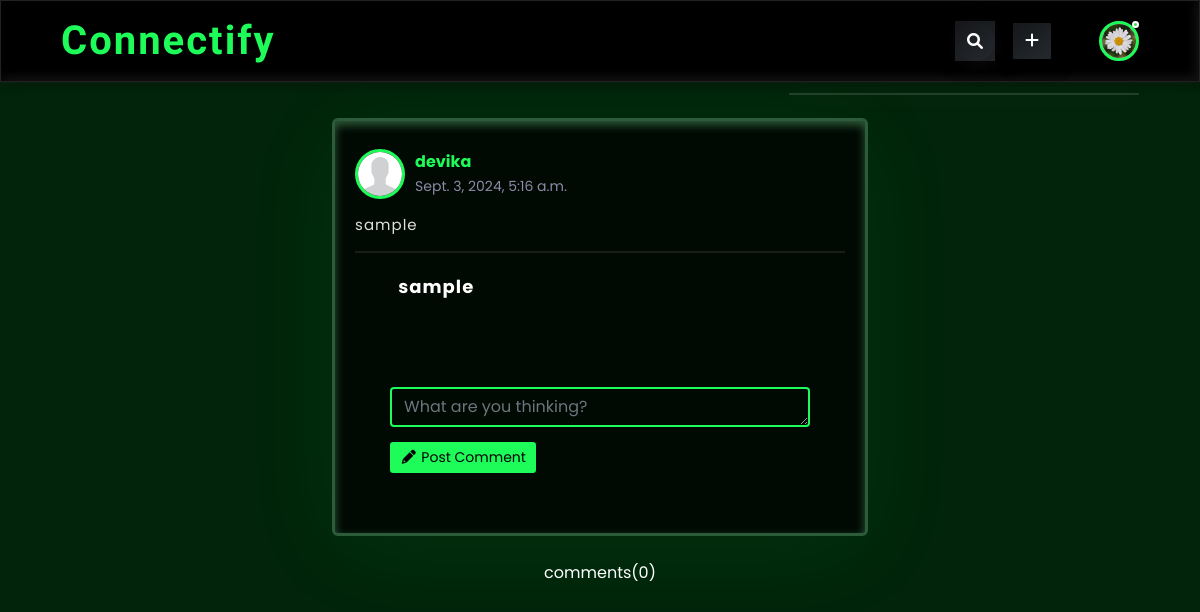
Before: /comment/20/ (signed in) with the older database file.
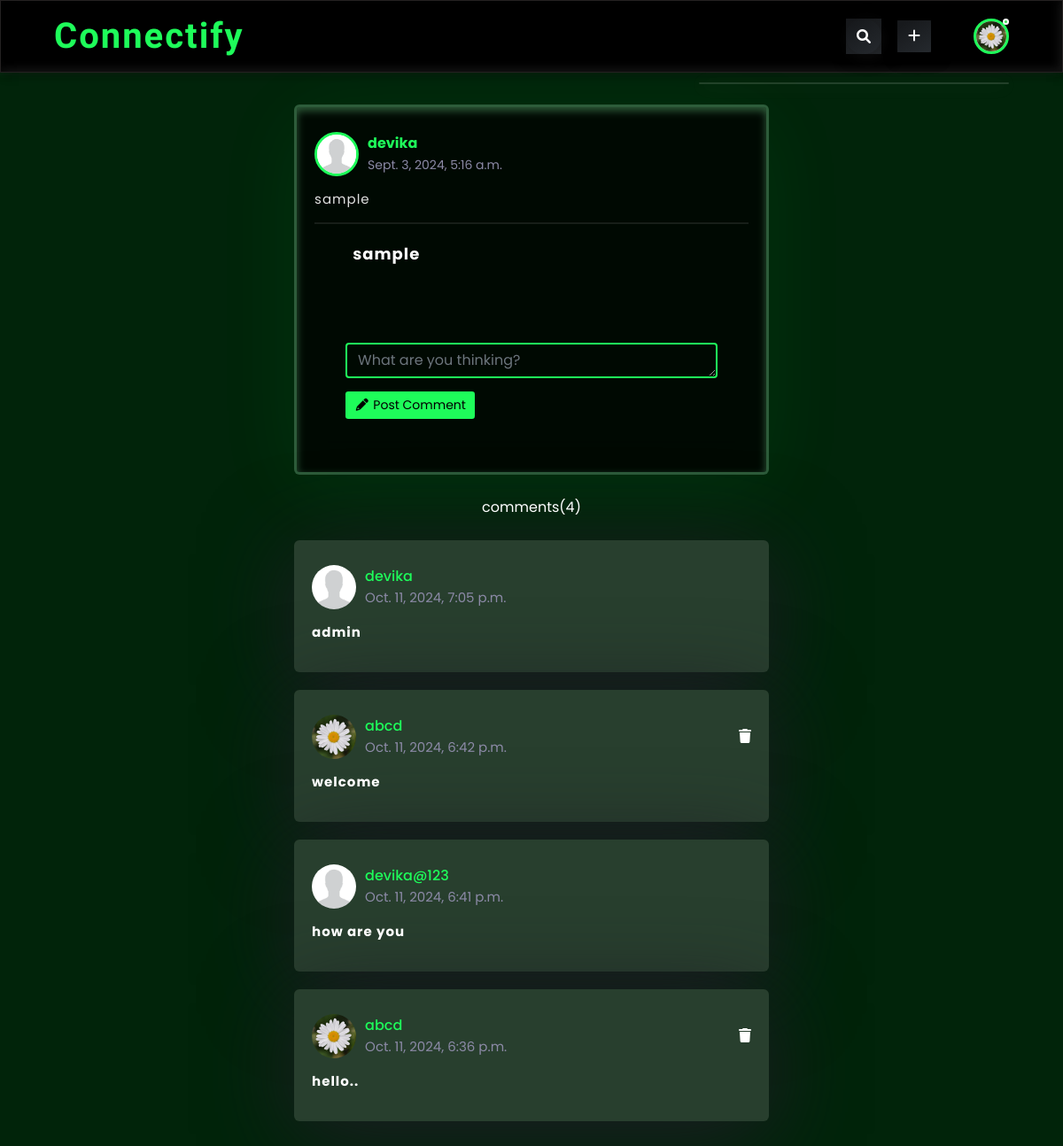
After: the same page with the newer database file.
### home/models.py (models this page shows)
class userprofile(models.Model):
    username=models.CharField(max_length=200)
    firstname=models.CharField(blank=True,max_length=200)
    lastname=models.CharField(blank=True,max_length=200)
    email=models.EmailField(blank=True)
    profile_pic=models.ImageField(upload_to='profiles',default='profiles/img.jpg')
    followers=models.ManyToManyField(User,blank=True,related_name='followers')
    following=models.ManyToManyField(User,blank=True,related_name='following')
    bio=models.CharField(max_length=200,blank=True)

class post_table(models.Model):
   user=models.ForeignKey(User,on_delete=models.CASCADE,max_length=200,blank=False)
   post_profile=models.ForeignKey(userprofile,on_delete=models.CASCADE)
   caption=models.CharField(max_length=200)
   post=models.TextField(blank=False)
   upload_date=models.DateTimeField(auto_now_add=True)
   likes=models.ManyToManyField(User,blank=True,default=0,related_name='likes')

class comments(models.Model):
    post=models.ForeignKey(post_table,on_delete=models.CASCADE,related_name='posts',default='')
    user=models.ForeignKey(userprofile,on_delete=models.CASCADE,related_name='user')
    comment=models.CharField(max_length=300,blank=False)
    date=models.DateTimeField(auto_now_add=True)

### home/views.py (the view, shortened to what this page needs)
# urls.py: path('comment/<int:id>/',views.comment,name='comment'),
@login_required(login_url='auth/')
def comment(request,id):
    post=post_table.objects.get(id=id)
    currentuser=userprofile.objects.get(username=request.user)
    postcomments=comments.objects.filter(post=post)
    print(currentuser)
    context={
            'comments':postcomments,
            'userprofile':currentuser,
            'posts':post,
    }
    return render(request,'comments.html',context)

### templates/comments.html (shortened to what this page needs)
{% extends 'base.html' %}
{% load static %}
{% block body %}
<div class="container"style="background-color:transparent;">
    <div class="main-content">
        <div class="post-container"style=" background:rgba(0,0,0,.75);
      box-shadow: inset 0 4px 10px rgba(91, 176, 114, 0.5), 0 15px 100px #1efc5911;
      border: 3px solid rgba(91, 176, 114, 0.5);">
            <div class="post-row">
                <div class="user-profile">
                    <a href="{% url 'home:profile' posts.user %}">
                        <img src="{{posts.post_profile.profile_pic.url}}"
                            style="height: 50px;width:50px;border:3px solid  #1efc5a ;background-color: white;" />
                    </a>
                    <div>
                        <p class="fw-bold" style="color:#1efc5a">{{posts.user}}</p>
                        <span style="font-size: 14px;color:#8c8aa7;">{{posts.upload_date}}</span>
                    </div>
                </div>
            </div>
            <p class="post-text fw-normal" style="font-weight: bold;letter-spacing:1px;color: rgb(224, 224, 224);">
                {{posts.caption}}
            </p>
            <hr>
            <div class="post-row" style="place-items: center;">
                <div class="post-img p-1 fw-bolder"
                    style="width:70% ;margin-left: 8%;min-height:80px;font-size:18px;color:rgb(255, 255, 255);letter-spacing: 1px;">{{posts.post}}</div>
            </div>
            <div class="box" style="background-color:transparent;">
                <div class="col-md-12 bootstrap snippets">
                    <div class="panel">
                        <form class="panel-body" action="{% url 'home:comment' posts.id %}" method="post"
                            id="commentform">
                            <textarea class="form-control" rows="1" placeholder="What are you thinking?" name='comment'
                                id="comment" style='border:2px solid #1efc5a; background-color: transparent;color: white;' required></textarea>
                            <div class="mar-top clearfix">
                                <button class="btn btn-sm btn-primary pull-right" type="submit" style="background: #1efc5a;
                                border: none; color: #000;">
                                    <i class="fa fa-pencil fa-fw" style="color: #000;"></i> Post Comment</button>
                            </div>
                        </form>
                    </div>
                </div>
            </div>
        </div>
        {% if comments %}
        <div class="container p-0" style="background-color: transparent;">
            comments( <p id='commentcount' style="margin: 0;">{{comments.count}}</p>)
        </div>
        {% for i in comments reversed %}
        <div id="commentbox" >
            <div class="post-container {{i.id}}" id="post-container" style="background-color: rgb(40, 63, 46);" >
                <div class="post-row">
                    <div class="user-profile">
                        <a href="{% url 'home:profile' i.user.username %}">
                            <img src="{{i.user.profile_pic.url}}" style="width:50px ;height:50px;" />
                        </a>
                        <div>
                            <p style="color:#1efc5a;">{{i.user.username}}</p>
                            <span style="font-size: 15px;color: #8c8aa7;">{{i.date}}</span>
                        </div>
                    </div>
                    {% if i.user.username == userprofile.username %}
                    <a href="{% url 'home:deletecomment' i.id %}">
                        <i class="fa fa-trash"></i>
                    </a>
                    {% endif %}
                </div>
                <p class="post-text" style="font-weight: bold;letter-spacing:1px;color:white;letter-spacing: 1px;">
                    {{i.comment}}
                </p>
            </div>
        </div>
        {% endfor %}
        {% else %}
        <div class="container p-0" style="background-color: transparent;">
            comments( <p id='commentcount' style="margin: 0;">0</p>)
        </div>
    </div>
    {% endif %}
</div>
{% endblock %}

### templates/base.html (shortened to what this page needs)
{% load static %}
<!DOCTYPE html>
<html lang="en">
<head>
  <link href="https://cdn.jsdelivr.net/npm/bootstrap@5.0.0-beta1/dist/css/bootstrap.min.css" rel="stylesheet"
>
  <link rel="stylesheet" href="https://cdn.jsdelivr.net/npm/bootstrap@4.5.3/dist/css/bootstrap.min.css">
  <link rel="stylesheet" href="{% static 'asset/styles.css' %}" />
  <link rel="stylesheet" href="https://cdnjs.cloudflare.com/ajax/libs/font-awesome/6.0.0/css/all.min.css" />
 </head>
<body>
  <nav style="background-color: rgb(0, 0, 0); box-shadow: -4px -4px 10px rgba(67, 67, 67, 0.5),
  inset 4px 4px 10px rgba(0, 0, 0, 0.5),
  inset -4px -4px 10px rgba(67, 67, 67, 0.3),
  4px 4px 10px rgba(0, 0, 0, 0.3);border: 1px solid rgb(36, 33, 33);"" >
    <div class="nav-left" ">
      <a href="{% url 'home:home' %}" style="text-decoration: none;">
        <span class="logo" style="color:#1efc5a; font-family: 'Dancing Script', cursive !important; font-size: 40px; font-weight: bold;letter-spacing: 2px;">Connectify</span>
    </div>
    <div class="nav-right">
      <a href="{% url 'home:search' %}"style="text-decoration:none;background: linear-gradient(327.43deg, #32383E -77.68%, #17191C 87.35%);
      border: none;
      box-shadow: -4px -2px 16px rgba(195,200,205,0), 4px 4px 18px rgba(0, 0, 0, 0.5);margin-right:10px;width:40px ;height:40px;">
        <div class="search-box"
          style="width:40px ;height:40px;border-radius: 50%; display: grid;place-items: center;padding: 0;background: linear-gradient(327.43deg, #32383E -77.68%, #17191C 87.35%);
          border: none;
          box-shadow: -4px -2px 16px rgba(210, 215, 221, 0), 4px 4px 18px rgba(24, 23, 23, 0.5);">
         <i class="fa fa-search"></i>
        </div>
      </a>
      <div class="addpost mx-2"
      style="background: linear-gradient(327.43deg, #32383E -77.68%, #17191C 87.35%);
      border: none;
      box-shadow: -4px -2px 16px rgba(195,200,205,0), 4px 4px 18px rgba(0, 0, 0, 0.5);"
      >
        <button type="button" class="btn btn-light" data-toggle="modal" data-target="#addpost" data-whatever="@mdo" style="background: linear-gradient(327.43deg, #32383E -77.68%, #17191C 87.35%);
        border: none;
        box-shadow: -4px -2px 16px rgba(195,200,205,0), 4px 4px 18px rgba(0, 0, 0, 0.5);"><i
            class="fa-solid fa-plus"></i></button>
      </div>
      <div class="nav-user-icon online" onclick="settingsMenuToggle()" style="margin-left: 40px;">
        <img src="{{ userprofile.profile_pic.url }}" style="border:3px solid #1efc5a ;background-color: white;"/>
      </div>
    </div>
    <div class="settings-menu" style="background-color: rgba(255, 255, 255, 0.08);
    -webkit-backdrop-filter: blur(15px);
    backdrop-filter: blur(15px);
    -webkit-box-shadow: 0 2px 20px rgba(0, 0, 0, 0.15);
    box-shadow: 0 2px 20px rgba(219, 214, 214, 0.15);
    border: 1px solid rgba(255, 255, 255, 0.06); width: 350px;" >
      <div class="settings-menu-inner" >
      </div>
    </div>
  </nav>
  {% block body %}
  {% endblock %}
</body>
</html>

### static/asset/styles.css (style rules this page uses)
* { margin: 0; padding: 0; box-sizing: border-box; font-family: "Poppins", sans-serif; }
:root { --color1: #efefef; --color2: #3c004e; --color3: #fff; --color4: #41db51; --color5: #626262; --color6: #ccc; --color7: #9a9a9a; --color8: #000; --color9: #e4e6eb; }
body { background: var(--color1); transition: background 0.5s; }
nav { display: flex; align-items: center; justify-content: space-between; padding: 10px 5%; position: sticky; top: 0; z-index: 100; }
.logo { width: 120px; margin-right: 45px; cursor: pointer; }
.nav-left, .nav-right { display: flex; align-items: center; }
.nav-user-icon img { width: 40px; height: 40px; border-radius: 50%; cursor: pointer; }
.nav-user-icon { margin-left: 30px; }
.search-box { background: var(--color1); width: 350px; border-radius: 20px; display: flex; align-items: center; z-index: 9999; padding: 0 15px; }
.online { position: relative; }
.online::after { content: ""; width: 7px; height: 7px; border: 2px solid var(--color3); border-radius: 50%; background: var(--color4); position: absolute; top: 0; right: 0; }
.container { display: flex; justify-content: space-between; padding: 25px 5%; }
.main-content { flex-basis: 47%; }
.user-profile { display: flex; align-items: center; }
.user-profile img { width: 45px; border-radius: 50%; margin-right: 10px; cursor: pointer; }
.user-profile p { margin-bottom: 0px; font-weight: 500; color: var(--color5); }
.post-container { width: 100%; background: var(--color3); border-radius: 6px; padding: 20px; color: var(--color5); margin: 20px 0; }
.user-profile span { font-size: 13px; color: var(--color-7); }
.post-text { color: var(--color-7); margin: 15px 0; font-size: 15px; line-height: 1.4; }
.post-img { border-radius: 10px; margin-bottom: 5px; cursor: pointer; }
.post-row { display: flex; align-items: center; justify-content: space-between; margin-top: 8px; }
.post-row a { color: var(--color-7); }
.settings-menu { position: absolute; width: 90%; max-width: 350px; background: var(--color3); border-radius: 8px; overflow: hidden; top: 115%; right: 5%; max-height: 0px; transition: max-height 0.5s; }
.user-profile a { font-size: 12px; color: var(--color2); text-decoration: none; }
.settings-menu-inner { padding: 20px; }

### templates/base.html (style rules this page uses)
* { color: white; }
body { background-color: #01240a; }
* { padding: 0; margin: 0; font-family: 'Poppins', sans-serif }
.container { display: flex; justify-content: center; align-items: center; background-color: #eee; padding: 1rem 0; }

### templates/comments.html (style rules this page uses)
.panel { box-shadow: 0 2px 0 rgba(0, 0, 0, 0.075); border-radius: 0; border: 0; margin-bottom: 15px; }
.panel .panel-footer, .panel>:last-child { border-bottom-left-radius: 0; border-bottom-right-radius: 0; }
.panel .panel-heading, .panel>:first-child { border-top-left-radius: 0; border-top-right-radius: 0; }
.panel-body { padding: 25px 20px; }
.btn-sm, .btn-group-sm>.btn, .btn-icon.btn-sm { padding: 5px 10px !important; }
.mar-top { margin-top: 15px; }
.post-container { background:#393846; background-color: rgb(40, 63, 46); box-shadow: 0 15px 100px #1e1d25; }

Changed rows visible on the page:
added comments: user.profile_pic (picture), user.username "devika", date "Oct. 11, 2024, 7:05 p.m.", comment "admin"
added comments: user.profile_pic (picture), user.username "abcd", date "Oct. 11, 2024, 6:42 p.m.", comment "welcome"
added comments: user.profile_pic (picture), user.username "devika@123", date "Oct. 11, 2024, 6:41 p.m.", comment "how are you"
added comments: user.profile_pic (picture), user.username "abcd", date "Oct. 11, 2024, 6:36 p.m.", comment "hello.."
Other visible differences:
{{ comments.count }}: (not shown) → "4"
text no longer shown: "0"
